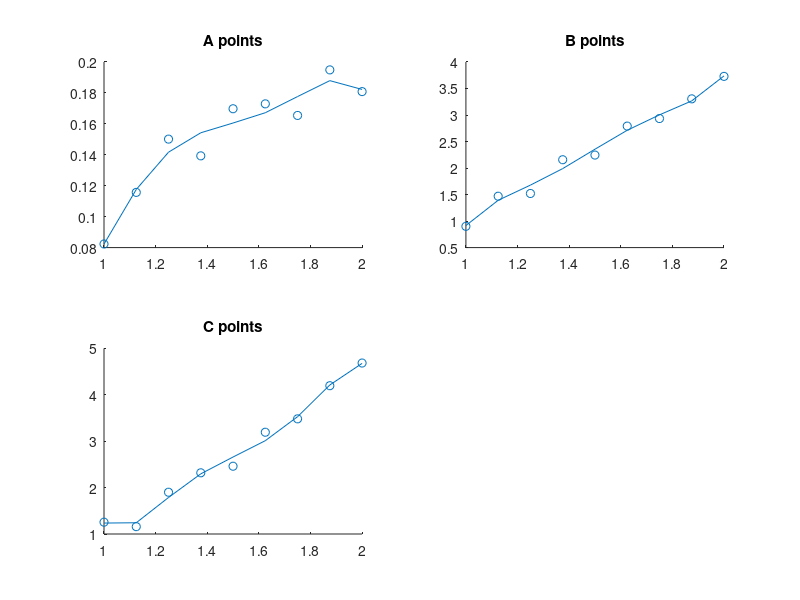

This chart was generated by the following MATLAB code: (Note: this script raises an error after producing the figure.)
% Q1 - Curve Fitting

data = importdata('week2.mat');

% Generate the polynomial lines of best fit
n = 5;

polya = polyfit(data.x, data.a, n);
pa = polyval(polya, data.x);

polyb = polyfit(data.x, data.b, n);
pb = polyval(polyb, data.x);

polyc = polyfit(data.x, data.c, n);
pc = polyval(polyc, data.x);

subplot(2, 2, 1);
hold on;
% A points
scatter(data.x, data.a)
plot(data.x, pa);
title('A points');
hold off;

subplot(2, 2, 2);
hold on;
% B points
scatter(data.x, data.b);
plot(data.x, pb);
title('B points');
hold off;

subplot(2, 2, 3);
hold on;
% C points
scatter(data.x, data.c);
plot(data.x, pc);
title('C points');
hold off;

% Generate error bars for the first one
[p, S] = polyfit(data.x, data.a, 2);
[Y, DELTA] = polyconf(p, data.x, S, 'alpha', 0.05);

subplot(2, 2, 4);
hold on;
scatter(data.x, data.a);

% Draw the prediction intervals
plot(data.x, Y-DELTA, 'b--');
plot(data.x, Y+DELTA, 'r--');
title('Prediction Intervals');
hold off;
